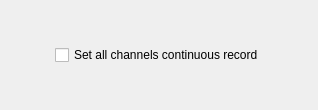
<?xml version="1.0" encoding="UTF-8"?>
<ui version="4.0">
 <class>WizardPageRecord</class>
 <widget class="QWidget" name="WizardPageRecord">
  <property name="geometry">
   <rect>
    <x>0</x>
    <y>0</y>
    <width>318</width>
    <height>110</height>
   </rect>
  </property>
  <property name="windowTitle">
   <string>Form</string>
  </property>
  <layout class="QGridLayout" name="gridLayout">
   <item row="0" column="1">
    <spacer name="verticalSpacer">
     <property name="orientation">
      <enum>Qt::Vertical</enum>
     </property>
     <property name="sizeHint" stdset="0">
      <size>
       <width>20</width>
       <height>25</height>
      </size>
     </property>
    </spacer>
   </item>
   <item row="1" column="0">
    <spacer name="horizontalSpacer">
     <property name="orientation">
      <enum>Qt::Horizontal</enum>
     </property>
     <property name="sizeHint" stdset="0">
      <size>
       <width>12</width>
       <height>20</height>
      </size>
     </property>
    </spacer>
   </item>
   <item row="1" column="1">
    <widget class="QCheckBox" name="checkBox_record">
     <property name="text">
      <string>Set all channels continuous record</string>
     </property>
    </widget>
   </item>
   <item row="1" column="2">
    <spacer name="horizontalSpacer_2">
     <property name="orientation">
      <enum>Qt::Horizontal</enum>
     </property>
     <property name="sizeHint" stdset="0">
      <size>
       <width>13</width>
       <height>20</height>
      </size>
     </property>
    </spacer>
   </item>
   <item row="2" column="1">
    <spacer name="verticalSpacer_2">
     <property name="orientation">
      <enum>Qt::Vertical</enum>
     </property>
     <property name="sizeHint" stdset="0">
      <size>
       <width>20</width>
       <height>26</height>
      </size>
     </property>
    </spacer>
   </item>
  </layout>
 </widget>
 <resources/>
 <connections/>
</ui>
